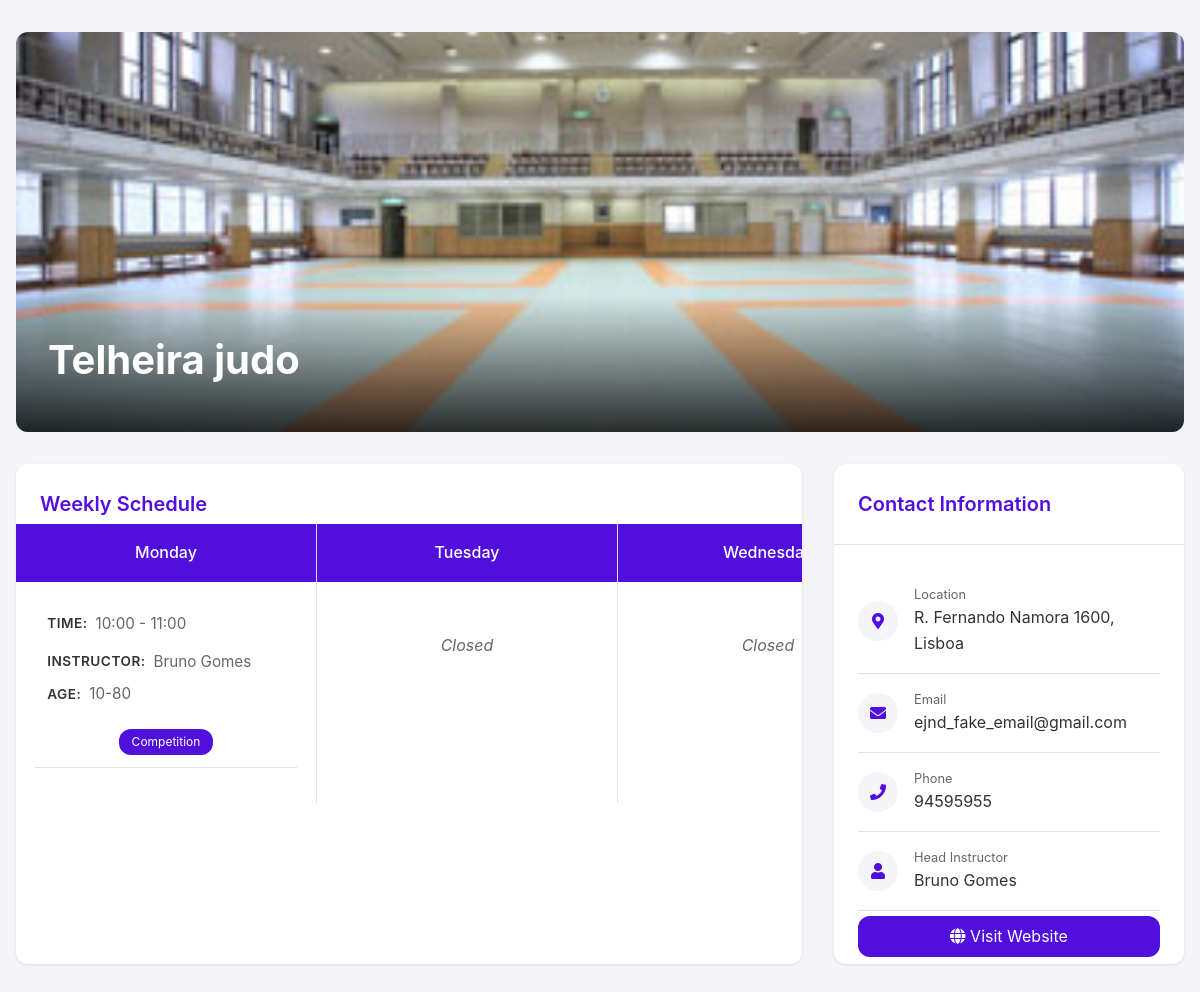
Page /dojo_details?dojo_id=1 on the committed database.
### tables this page shows
CREATE TABLE dojos(
        id INTEGER PRIMARY KEY AUTOINCREMENT,
        name TEXT NOT NULL,
        address TEXT,
        city TEXT,
        website TEXT,
        phone TEXT,
        email TEXT,
        sensei_path TEXT,
        athletes_path TEXT,
        image_path TEXT,
        price_per_month TEXT,
        head_instructor TEXT,
        latitude REAL,
        longitude REAL,
        created_at DATETIME DEFAULT CURRENT_TIMESTAMP
    );

CREATE TABLE schedules (
            id INTEGER PRIMARY KEY AUTOINCREMENT,
            dojo_id INTEGER NOT NULL,
            day_of_week TEXT NOT NULL,
            start_time TIME NOT NULL,
            end_time TIME NOT NULL,
            instructor TEXT,
            competition_only BOOLEAN,
            age_range TEXT,
            FOREIGN KEY (dojo_id) REFERENCES dojos(id) ON DELETE CASCADE
        );

### app.py (the view)
@app.route('/dojo_details',methods=['GET'])
def dojo_details():
    dojo_id = request.args.get('dojo_id')
    dojo_details,schedules = get_dojo_details_with_schedules(dojo_id)
    return render_template('dojo_details.html',dojo_details=dojo_details,schedules=schedules)

### app.py (called while the page is built)
def get_dojo_details_with_schedules(dojo_id):
    conn = sqlite3.connect('./DB/dojo_listings.db')
    cursor = conn.cursor()
    cursor.execute('''
        SELECT d.name, d.address, d.website, d.email, d.sensei_path, d.image_path, d.phone, d.head_instructor,
               s.day_of_week, s.start_time, s.end_time, s.instructor, s.competition_only, s.age_range
        FROM dojos d
        LEFT JOIN schedules s ON d.id = s.dojo_id
        WHERE d.id = ?
    ''', (dojo_id,))
    results = cursor.fetchall()
    conn.close()
    if results:
        dojo_details = results[0][:8]  # First 9 fields are dojo details
        schedules = [result[8:] for result in results if result[8] is not None]  # Remaining fields are schedules
        return dojo_details, schedules
    else:
        return None, []

### templates/dojo_details.html (shortened to what this page needs)
<!DOCTYPE html>
<html lang="en">
<head>
    <link rel="stylesheet" href="https://cdnjs.cloudflare.com/ajax/libs/font-awesome/5.15.4/css/all.min.css">
</head>
<body>
    <div class="container">
        <div class="hero">
            <img class="hero-image" src="{{dojo_details[5]}}" alt="{{dojo_details[0]}}">
            <div class="hero-overlay">
                <h1 class="dojo-name">{{dojo_details[0]}}</h1>
            </div>
        </div>
        <div class="content">
            <div class="card">
                <div class="card-header">
                    <h2 class="card-title">Weekly Schedule</h2>
                </div>
                <div class="schedule-grid-container">
                    <div class="schedule-grid">
                        {% for day in ['Monday', 'Tuesday', 'Wednesday', 'Thursday', 'Friday', 'Saturday', 'Sunday'] %}
                        <div class="day-column">
                            <div class="day-header">{{day}}</div>
                            <div class="day-content">
                                {% set day_schedule = [] %}
                                {% if day_schedule %}
                                    {% for schedule in day_schedule %}
                                    <div class="class-item">
                                        <div class="class-info">
                                            <div class="class-time">
                                                <span class="label">Time:</span>
                                                <span class="value">{{schedule[1]}} - {{schedule[2]}}</span>
                                            </div>
                                            <div class="instructor-container">
                                                <span class="label">Instructor:</span>
                                                <span class="value">{{schedule[3]}}</span>
                                            </div>
                                            <div class="age-container">
                                                <span class="label">Age:</span>
                                                <span class="value">{{schedule[5]}}</span>
                                            </div>
                                            {% if schedule[4] %}
                                                <div class="competition-wrapper">
                                                    <span class="competition-badge">Competition</span>
                                                </div>
                                            {% endif %}
                                        </div>
                                    </div>
                                    {% endfor %}
                                {% else %}
                                    <div class="closed">Closed</div>
                                {% endif %}
                            </div>
                        </div>
                        {% endfor %}
                    </div>
                </div>
            </div>
            <div class="card">
                <div class="card-header">
                    <h2 class="card-title">Contact Information</h2>
                </div>
                <div class="contact-list">
                    <div class="contact-item">
                        <div class="contact-icon">
                            <i class="fas fa-map-marker-alt"></i>
                        </div>
                        <div class="contact-text">
                            <div class="contact-label">Location</div>
                            <a href="https://www.google.com/maps/search/?api=1&query={{dojo_details[1]|urlencode}}"
                               target="_blank"
                               class="contact-link">
                                {{dojo_details[1]}}
                            </a>
                        </div>
                    </div>
                    <div class="contact-item">
                        <div class="contact-icon">
                            <i class="fas fa-envelope"></i>
                        </div>
                        <div class="contact-text">
                            <div class="contact-label">Email</div>
                            <a href="mailto:{{dojo_details[3]}}" class="contact-link">
                                {{dojo_details[3]}}
                            </a>
                        </div>
                    </div>
                    <div class="contact-item">
                        <div class="contact-icon">
                            <i class="fas fa-phone"></i>
                        </div>
                        <div class="contact-text">
                            <div class="contact-label">Phone</div>
                            {{dojo_details[6]}}
                        </div>
                    </div>
                    <div class="contact-item">
                        <div class="contact-icon">
                            {% if dojo_details[4] %}
                                <img src="{{ dojo_details[4] }}" alt="Head Instructor" style="width: 100%; height: 100%; border-radius: 50%; object-fit: cover;">
                            {% else %}
                                <i class="fas fa-user"></i>
                            {% endif %}
                        </div>
                        <div class="contact-text">
                            <div class="contact-label">Head Instructor</div>
                            {{dojo_details[7]}}
                        </div>
                    </div>
                    <a href="{{dojo_details[2]}}" class="website-btn">
                        <i class="fas fa-globe"></i> Visit Website
                    </a>
                </div>
            </div>
        </div>
    </div>
</body>
</html>

### templates/dojo_details.html (style rules this page uses)
:root { --primary-color: #500FDB; --primary-hover: #3e0cb3; --text-color: #333; --secondary-text: #666; --background: #f5f5f7; --card-bg: #ffffff; --border: #e1e1e1; --shadow: 0 1px 3px rgba(0,0,0,0.1); --radius: 12px; }
* { margin: 0; padding: 0; box-sizing: border-box; }
body { font-family: -apple-system, BlinkMacSystemFont, 'Segoe UI', Roboto, sans-serif; background: var(--background); color: var(--text-color); line-height: 1.6; }
.container { max-width: 1200px; margin: 0 auto; padding: 2rem 1rem; }
.hero { position: relative; height: 400px; border-radius: var(--radius); overflow: hidden; margin-bottom: 2rem; }
.hero-image { width: 100%; height: 100%; object-fit: cover; }
.hero-overlay { position: absolute; bottom: 0; left: 0; right: 0; background: linear-gradient(transparent, rgba(0,0,0,0.8)); padding: 2rem; color: white; }
.dojo-name { font-size: 2.5rem; font-weight: 700; margin-bottom: 0.5rem; }
.content { display: grid; grid-template-columns: 1fr 350px; gap: 2rem; }
.card { background: var(--card-bg); border-radius: var(--radius); box-shadow: var(--shadow); height: 500px; position: relative; overflow: hidden; }
.card-header { padding: 1.5rem; border-bottom: 1px solid var(--border); }
.card-title { font-size: 1.25rem; color: var(--primary-color); font-weight: 600; }
.schedule-grid-container { position: absolute; top: 60px; left: 0; right: 0; bottom: 0; overflow: auto; -webkit-overflow-scrolling: touch; }
.schedule-grid { display: grid; grid-template-columns: repeat(7, 300px); gap: 1px; background: var(--border); min-width: min-content; height: min-content; }
.day-column { background: var(--card-bg); min-width: 300px; }
.day-header { position: sticky; top: 0; z-index: 1; padding: 1rem; text-align: center; background: var(--primary-color); color: white; font-weight: 500; }
.day-content { padding: 1.2rem; min-height: 200px; }
.class-item { margin-bottom: 1rem; padding: 0.75rem; border-bottom: 1px solid var(--border); position: relative; }
.class-info { display: flex; flex-direction: column; gap: 0.5rem; }
.class-time, .class-instructor, .class-age { display: flex; gap: 0.5rem; line-height: 1.4; }
.class-time { display: flex; align-items: center; gap: 0.5rem; margin-bottom: 0.5rem; color: var(--text-color); }
.instructor-container, .age-container { display: flex; align-items: center; gap: 0.5rem; }
.age-container { margin-bottom: 0.4rem; }
.label { font-size: 0.85rem; color: var(--text-color); text-transform: uppercase; letter-spacing: 0.5px; font-weight: 600; }
.value { font-size: 0.95rem; color: var(--secondary-text); font-weight: 400; }
.competition-wrapper { display: flex; justify-content: center; width: 100%; margin-top: 0.5rem; }
.competition-badge { display: inline-flex; align-items: center; background: var(--primary-color); color: white; font-size: 0.75rem; padding: 0.2rem 0.8rem; border-radius: 12px; width: fit-content; }
.closed { color: var(--secondary-text); font-style: italic; text-align: center; padding: 2rem 0; }
.contact-list { padding: 1.5rem; }
.contact-item { display: flex; align-items: center; gap: 1rem; padding: 1rem 0; border-bottom: 1px solid var(--border); }
.contact-icon { width: 40px; height: 40px; background: var(--background); border-radius: 50%; display: flex; align-items: center; justify-content: center; color: var(--primary-color); }
.contact-text { flex: 1; }
.contact-label { font-size: 0.8rem; color: var(--secondary-text); }
.website-btn { display: block; background: var(--primary-color); color: white; text-decoration: none; margin-top: 0.3rem; padding: 0.5rem; text-align: center; border-radius: var(--radius); transition: all 0.3s ease; }
.schedule-grid-container { scrollbar-width: thin; scrollbar-color: var(--primary-color) #F5F5F5; }
.class-time .label { color: var(--text-color); }
.class-time .value { color: var(--secondary-text); }
.contact-link { color: var(--text-color); text-decoration: none; transition: color 0.3s ease; }

### rows in the picture
dojos: image_path (picture), name "Telheira judo", address "R. Fernando Namora 1600, Lisboa", email "ejnd_fake_email@gmail.com", phone "94595955", head_instructor "Bruno Gomes"
schedules: start_time "10:00", end_time "11:00", instructor "Bruno Gomes", age_range "10-80"

### other values in the picture
{{ day }} "Monday" "Tuesday"
